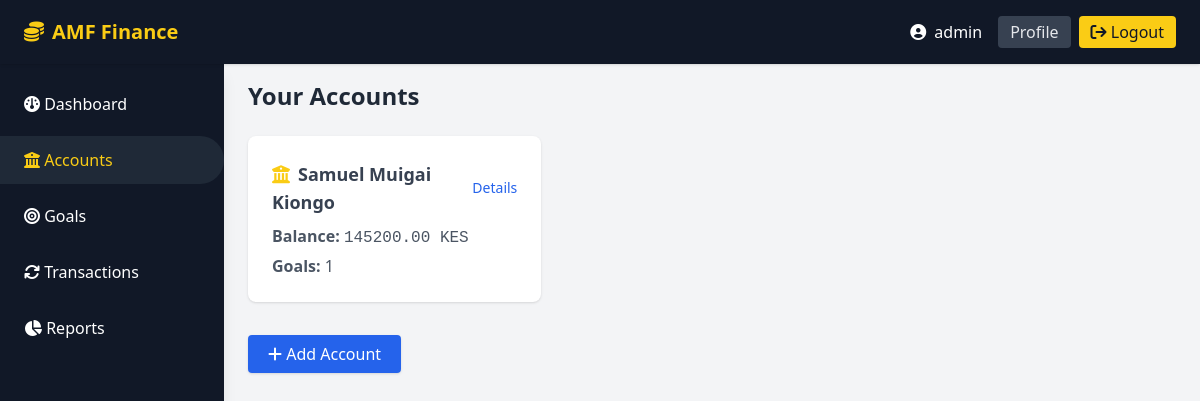
/accounts/ (signed in), run on the app's committed database.
### finance/models.py (models this page shows, shortened)
class Account(models.Model):
    user = models.ForeignKey(User, on_delete=models.CASCADE, related_name='accounts')
    name = models.CharField(max_length=100)
    balance = models.DecimalField(max_digits=12, decimal_places=2, default=0)
    created_at = models.DateTimeField(auto_now_add=True)

### finance/views.py (the view)
# urls.py: path('accounts/', views.account_list, name='account-list'),
@login_required
def account_list(request):
    accounts = Account.objects.filter(user=request.user)
    return render(request, 'account/account_list.html', {'accounts': accounts})

### finance/templates/account/account_list.html (shortened to what this page needs)
{% extends "base.html" %}
{% block content %}
<h2 class="text-2xl font-bold text-gray-800 mb-6">Your Accounts</h2>
<div class="grid grid-cols-1 md:grid-cols-2 lg:grid-cols-3 gap-6">
    {% for account in accounts %}
    <div class="bg-white rounded-lg shadow p-6 hover:shadow-lg transition">
        <div class="flex justify-between items-center mb-2">
            <h3 class="font-semibold text-lg text-gray-700">
                <i class="fa-solid fa-building-columns text-yellow-400 mr-2"></i>{{ account.name }}
            </h3>
            <a href="{% url 'account-detail' account.pk %}" class="text-blue-600 hover:underline text-sm">Details</a>
        </div>
        <div class="text-gray-600 mb-1"><strong>Balance:</strong> <span class="font-mono">{{ account.balance|floatformat:2 }} KES</span></div>
        <div class="text-gray-600"><strong>Goals:</strong> {{ account.goals.count }}</div>
    </div>
    {% empty %}
    <div class="col-span-full text-gray-500 italic">No accounts yet. <a href="{% url 'account-create' %}" class="text-blue-600 underline">Create one</a>.</div>
    {% endfor %}
</div>
<div class="mt-10">
    <a href="{% url 'account-create' %}" class="bg-blue-600 text-white px-5 py-2 rounded hover:bg-blue-500 transition shadow"><i class="fa-solid fa-plus"></i> Add Account</a>
</div>
{% endblock %}

### finance/templates/base.html (shortened to what this page needs)
<!DOCTYPE html>
<html lang="en">
<head>
    <script src="https://cdn.tailwindcss.com"></script>
    <link rel="stylesheet" href="https://cdnjs.cloudflare.com/ajax/libs/font-awesome/6.4.2/css/all.min.css">
</head>
<body class="bg-gray-100 min-h-screen overflow-hidden">
    <header class="fixed top-0 left-0 w-full h-16 bg-gray-900 text-white flex items-center z-50 shadow">
        <div class="flex items-center h-full px-6">
            <a href="{% url 'dashboard' %}" class="text-yellow-400 font-bold text-xl flex items-center gap-2">
                <i class="fa-solid fa-coins"></i> <span class="hidden sm:inline">AMF Finance</span>
            </a>
        </div>
        <div class="ml-auto flex items-center h-full px-6">
            {% if user.is_authenticated %}
                <span class="mr-4 flex items-center"><i class="fa-solid fa-user-circle mr-2"></i> {{ user.username }}</span>
                <a href="{% url 'profile' %}" class="mr-2 py-1 px-3 bg-gray-700 rounded text-gray-200 hover:bg-yellow-400 hover:text-gray-900 transition">Profile</a>
                <form action="{% url 'logout' %}" method="post" class="inline-block">
                    <button type="submit" class="py-1 px-3 bg-yellow-400 text-gray-900 rounded hover:bg-yellow-300 transition">
                        <i class="fa-solid fa-arrow-right-from-bracket"></i> Logout
                    </button>
                </form>
            {% else %}
                <a class="py-1 px-3 bg-green-600 text-white rounded hover:bg-green-500 transition" href="{% url 'login' %}">
                    <i class="fa-solid fa-sign-in-alt"></i> Login
                </a>
            {% endif %}
        </div>
    </header>
    <aside class="fixed top-16 left-0 h-[calc(100vh-4rem)] w-56 bg-gray-900 text-white z-40 flex flex-col shadow-lg">
        <nav class="flex-1 mt-4">
            <ul class="space-y-2">
                <li>
                    <a href="{% url 'dashboard' %}" class="block px-6 py-3 rounded-r-full transition
                        {% if request.resolver_match.url_name == 'dashboard' %}bg-gray-800 text-yellow-400{% else %}hover:bg-gray-800 hover:text-yellow-400{% endif %}">
                        <i class="fa-solid fa-gauge"></i> Dashboard
                    </a>
                </li>
                <li>
                    <a href="{% url 'account-list' %}" class="block px-6 py-3 rounded-r-full transition
                        {% if request.resolver_match.url_name == 'account-list' %}bg-gray-800 text-yellow-400{% else %}hover:bg-gray-800 hover:text-yellow-400{% endif %}">
                        <i class="fa-solid fa-building-columns"></i> Accounts
                    </a>
                </li>
                <li>
                    <a href="{% url 'goal-list' %}" class="block px-6 py-3 rounded-r-full transition
                        {% if request.resolver_match.url_name == 'goal-list' %}bg-gray-800 text-yellow-400{% else %}hover:bg-gray-800 hover:text-yellow-400{% endif %}">
                        <i class="fa-solid fa-bullseye"></i> Goals
                    </a>
                </li>
                <li>
                    <a href="{% url 'transaction-list' %}" class="block px-6 py-3 rounded-r-full transition
                        {% if request.resolver_match.url_name == 'transaction-list' %}bg-gray-800 text-yellow-400{% else %}hover:bg-gray-800 hover:text-yellow-400{% endif %}">
                        <i class="fa-solid fa-arrows-rotate"></i> Transactions
                    </a>
                </li>
                <li>
                    <a href="{% url 'reports' %}" class="block px-6 py-3 rounded-r-full transition
                        {% if request.resolver_match.url_name == 'reports' %}bg-gray-800 text-yellow-400{% else %}hover:bg-gray-800 hover:text-yellow-400{% endif %}">
                        <i class="fa-solid fa-chart-pie"></i> Reports
                    </a>
                </li>
            </ul>
        </nav>
    </aside>
    <main class="ml-56 pt-20 px-6 h-[calc(100vh-4rem)] overflow-y-auto">
        <div class="max-w-7xl mx-auto">
            {% block content %}
            {% endblock %}
        </div>
    </main>
</body>
</html>

### data on the page
Account: name "Samuel Muigai Kiongo", balance "145200.00", goals.count "1"

### other printed values
{{ user.username }} "admin"
